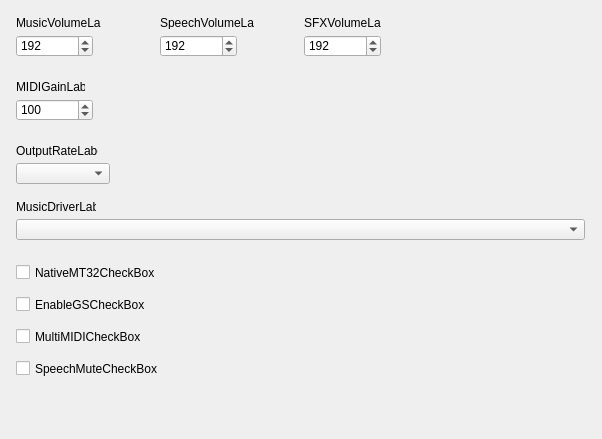
<?xml version="1.0" encoding="UTF-8"?>
<ui version="4.0">
  <class>ModernProfileEditorScummVMSoundFrame</class>
  <widget class="QWidget" name="ModernProfileEditorScummVMSoundFrame">
    <property name="geometry"><rect><x>0</x><y>0</y><width>602</width><height>439</height></rect></property>
    <property name="vclDesignWidth" stdset="0"><number>602</number></property>
    <property name="vclDesignHeight" stdset="0"><number>439</number></property>
    <widget class="QLabel" name="MusicVolumeLabel">
      <property name="geometry"><rect><x>16</x><y>16</y><width>85</width><height>13</height></rect></property>
      <property name="text"><string>MusicVolumeLabel</string></property>
      <property name="textFormat"><enum>Qt::PlainText</enum></property>
      <property name="alignment"><set>Qt::AlignLeft|Qt::AlignTop</set></property>
      <property name="vclAutoSize" stdset="0"><bool>true</bool></property>
    </widget>
    <widget class="QLabel" name="SpeechVolumeLabel">
      <property name="geometry"><rect><x>160</x><y>16</y><width>94</width><height>13</height></rect></property>
      <property name="text"><string>SpeechVolumeLabel</string></property>
      <property name="textFormat"><enum>Qt::PlainText</enum></property>
      <property name="alignment"><set>Qt::AlignLeft|Qt::AlignTop</set></property>
      <property name="vclAutoSize" stdset="0"><bool>true</bool></property>
    </widget>
    <widget class="QLabel" name="SFXVolumeLabel">
      <property name="geometry"><rect><x>304</x><y>16</y><width>77</width><height>13</height></rect></property>
      <property name="text"><string>SFXVolumeLabel</string></property>
      <property name="textFormat"><enum>Qt::PlainText</enum></property>
      <property name="alignment"><set>Qt::AlignLeft|Qt::AlignTop</set></property>
      <property name="vclAutoSize" stdset="0"><bool>true</bool></property>
    </widget>
    <widget class="QLabel" name="MIDIGainLabel">
      <property name="geometry"><rect><x>16</x><y>80</y><width>69</width><height>13</height></rect></property>
      <property name="text"><string>MIDIGainLabel</string></property>
      <property name="textFormat"><enum>Qt::PlainText</enum></property>
      <property name="alignment"><set>Qt::AlignLeft|Qt::AlignTop</set></property>
      <property name="vclAutoSize" stdset="0"><bool>true</bool></property>
    </widget>
    <widget class="QLabel" name="OutputRateLabel">
      <property name="geometry"><rect><x>16</x><y>144</y><width>82</width><height>13</height></rect></property>
      <property name="text"><string>OutputRateLabel</string></property>
      <property name="textFormat"><enum>Qt::PlainText</enum></property>
      <property name="alignment"><set>Qt::AlignLeft|Qt::AlignTop</set></property>
      <property name="vclAutoSize" stdset="0"><bool>true</bool></property>
    </widget>
    <widget class="QLabel" name="MusicDriverLabel">
      <property name="geometry"><rect><x>16</x><y>200</y><width>80</width><height>13</height></rect></property>
      <property name="text"><string>MusicDriverLabel</string></property>
      <property name="textFormat"><enum>Qt::PlainText</enum></property>
      <property name="alignment"><set>Qt::AlignLeft|Qt::AlignTop</set></property>
      <property name="vclAutoSize" stdset="0"><bool>true</bool></property>
    </widget>
    <widget class="QSpinBox" name="MusicVolumeEdit">
      <property name="geometry"><rect><x>16</x><y>35</y><width>77</width><height>22</height></rect></property>
      <property name="minimum"><number>0</number></property>
      <property name="maximum"><number>255</number></property>
      <property name="value"><number>192</number></property>
    </widget>
    <widget class="QSpinBox" name="SpeechVolumeEdit">
      <property name="geometry"><rect><x>160</x><y>35</y><width>77</width><height>22</height></rect></property>
      <property name="minimum"><number>0</number></property>
      <property name="maximum"><number>255</number></property>
      <property name="value"><number>192</number></property>
    </widget>
    <widget class="QSpinBox" name="SFXVolumeEdit">
      <property name="geometry"><rect><x>304</x><y>35</y><width>77</width><height>22</height></rect></property>
      <property name="minimum"><number>0</number></property>
      <property name="maximum"><number>255</number></property>
      <property name="value"><number>192</number></property>
    </widget>
    <widget class="QSpinBox" name="MIDIGainEdit">
      <property name="geometry"><rect><x>16</x><y>99</y><width>77</width><height>22</height></rect></property>
      <property name="minimum"><number>0</number></property>
      <property name="maximum"><number>1000</number></property>
      <property name="value"><number>100</number></property>
    </widget>
    <widget class="QComboBox" name="OutputRateComboBox">
      <property name="geometry"><rect><x>16</x><y>163</y><width>94</width><height>21</height></rect></property>
      <property name="editable"><bool>false</bool></property>
      <property name="maxVisibleItems"><number>8</number></property>
    </widget>
    <widget class="QComboBox" name="MusicDriverComboBox">
      <property name="geometry"><rect><x>16</x><y>219</y><width>569</width><height>21</height></rect></property>
      <property name="vclAnchors" stdset="0"><string notr="true">akLeft,akTop,akRight</string></property>
      <property name="editable"><bool>false</bool></property>
      <property name="maxVisibleItems"><number>8</number></property>
    </widget>
    <widget class="QCheckBox" name="NativeMT32CheckBox">
      <property name="geometry"><rect><x>16</x><y>264</y><width>569</width><height>17</height></rect></property>
      <property name="vclAnchors" stdset="0"><string notr="true">akLeft,akTop,akRight</string></property>
      <property name="text"><string>NativeMT32CheckBox</string></property>
    </widget>
    <widget class="QCheckBox" name="EnableGSCheckBox">
      <property name="geometry"><rect><x>16</x><y>296</y><width>569</width><height>17</height></rect></property>
      <property name="vclAnchors" stdset="0"><string notr="true">akLeft,akTop,akRight</string></property>
      <property name="text"><string>EnableGSCheckBox</string></property>
    </widget>
    <widget class="QCheckBox" name="MultiMIDICheckBox">
      <property name="geometry"><rect><x>16</x><y>328</y><width>569</width><height>17</height></rect></property>
      <property name="vclAnchors" stdset="0"><string notr="true">akLeft,akTop,akRight</string></property>
      <property name="text"><string>MultiMIDICheckBox</string></property>
    </widget>
    <widget class="QCheckBox" name="SpeechMuteCheckBox">
      <property name="geometry"><rect><x>16</x><y>360</y><width>569</width><height>17</height></rect></property>
      <property name="vclAnchors" stdset="0"><string notr="true">akLeft,akTop,akRight</string></property>
      <property name="text"><string>SpeechMuteCheckBox</string></property>
    </widget>
  </widget>
  <tabstops>
    <tabstop>MusicVolumeEdit</tabstop>
    <tabstop>SpeechVolumeEdit</tabstop>
    <tabstop>SFXVolumeEdit</tabstop>
    <tabstop>MIDIGainEdit</tabstop>
    <tabstop>OutputRateComboBox</tabstop>
    <tabstop>MusicDriverComboBox</tabstop>
    <tabstop>NativeMT32CheckBox</tabstop>
    <tabstop>EnableGSCheckBox</tabstop>
    <tabstop>MultiMIDICheckBox</tabstop>
    <tabstop>SpeechMuteCheckBox</tabstop>
  </tabstops>
  <resources><include location="../../resources/dfend.qrc"/></resources>
  <connections/>
</ui>
